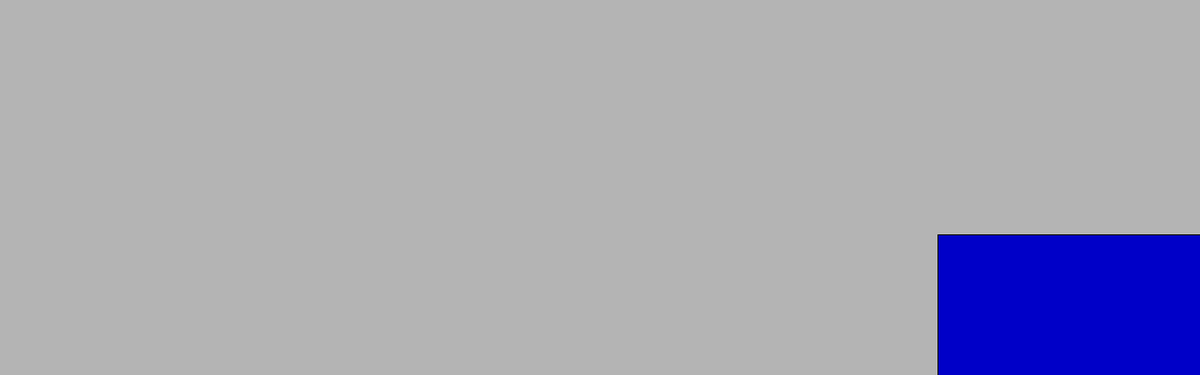
Frame 1 (no input)
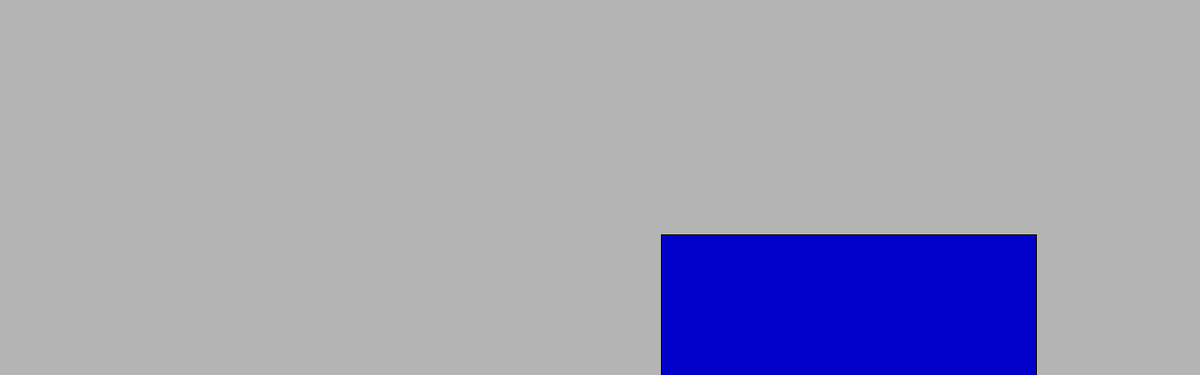
Frame 60 (the mouse pressed at the canvas centre just before this capture)
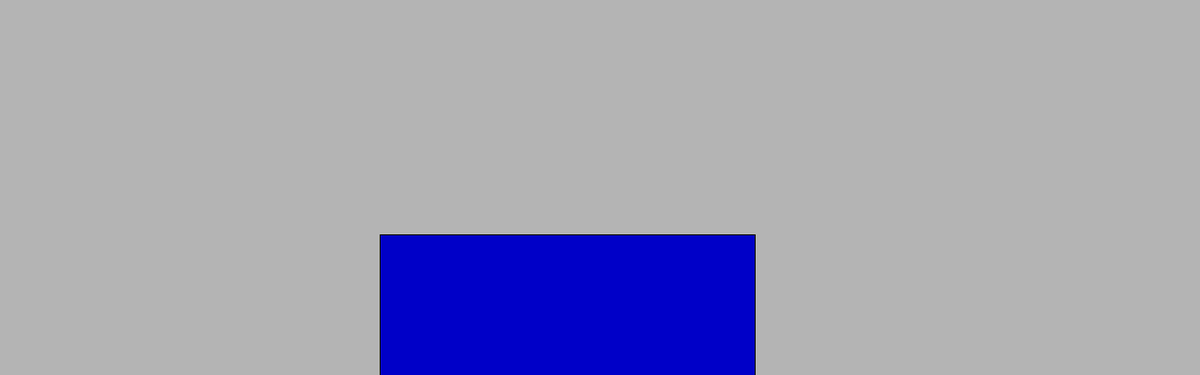
Frame 120 (the mouse held since frame 60 and released just before this capture)

The Processing sketch that drew these frames (run headless with seeded random() and noise(); from frame 60 on, the mouse is pressed at the canvas centre):

// Processing sketch: processing_75593
// ── processing_75593.pde

float yPos=200;
float xPos = 1200;
float xspeed = 5;
roof roof1;


void setup() {
size (1280,400);
roof1 = new roof();
smooth();
}


void draw(){
  background ( 180 ) ;
// ellipseMode (CENTER);

//ellipse (100,yPos,100,100); 
//rectMode (CENTER);

roof1.draw();
roof1.move(5);

}//end draw





class roof{
  
  void move(float xspeed){
 xPos = xPos - xspeed; 
 if (xPos < 0){
   xPos = 1280;
 }//move
}

void draw () {  
  rectMode (CENTER);
  fill (0,0,200);
  rect(xPos,350,400,200);
}// end draw

}//end class roof
